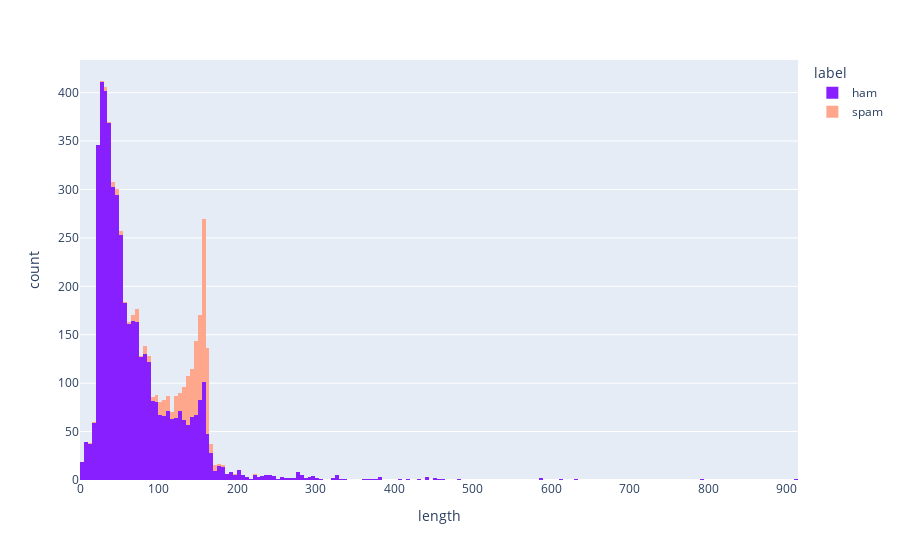

Notebook code cell kept with this figure:
### Code cell
fig = px.histogram(df, x='length', color='label', color_discrete_sequence=['#871fff','#ffa78c'])
fig.show()

### Figure 1 — Plotly figure (JSON) as saved in the notebook; plotly's stock layout.template omitted (floating-point values rounded to 4 significant figures; data arrays with more than 128 entries replaced by an {"elided": "..."} marker saying what was removed)
{"data": [{"alignmentgroup": "True", "bingroup": "x", "hovertemplate": "label=ham<br>length=%{x}<br>count=%{y}<extra></extra>", "legendgroup": "ham", "marker": {"color": "#871fff", "pattern": {"shape": ""}}, "name": "ham", "offsetgroup": "ham", "orientation": "v", "showlegend": true, "type": "histogram", "x": {"elided": "4825 int values"}, "xaxis": "x", "yaxis": "y"}, {"alignmentgroup": "True", "bingroup": "x", "hovertemplate": "label=spam<br>length=%{x}<br>count=%{y}<extra></extra>", "legendgroup": "spam", "marker": {"color": "#ffa78c", "pattern": {"shape": ""}}, "name": "spam", "offsetgroup": "spam", "orientation": "v", "showlegend": true, "type": "histogram", "x": {"elided": "747 int values"}, "xaxis": "x", "yaxis": "y"}], "layout": {"autosize": true, "barmode": "relative", "legend": {"title": {"text": "label"}, "tracegroupgap": 0}, "margin": {"t": 60}, "xaxis": {"anchor": "y", "autorange": true, "domain": [0, 1], "range": [-0.5, 914.5], "title": {"text": "length"}, "type": "linear"}, "yaxis": {"anchor": "x", "autorange": true, "domain": [0, 1], "range": [0, 433.7], "title": {"text": "count"}}}}
